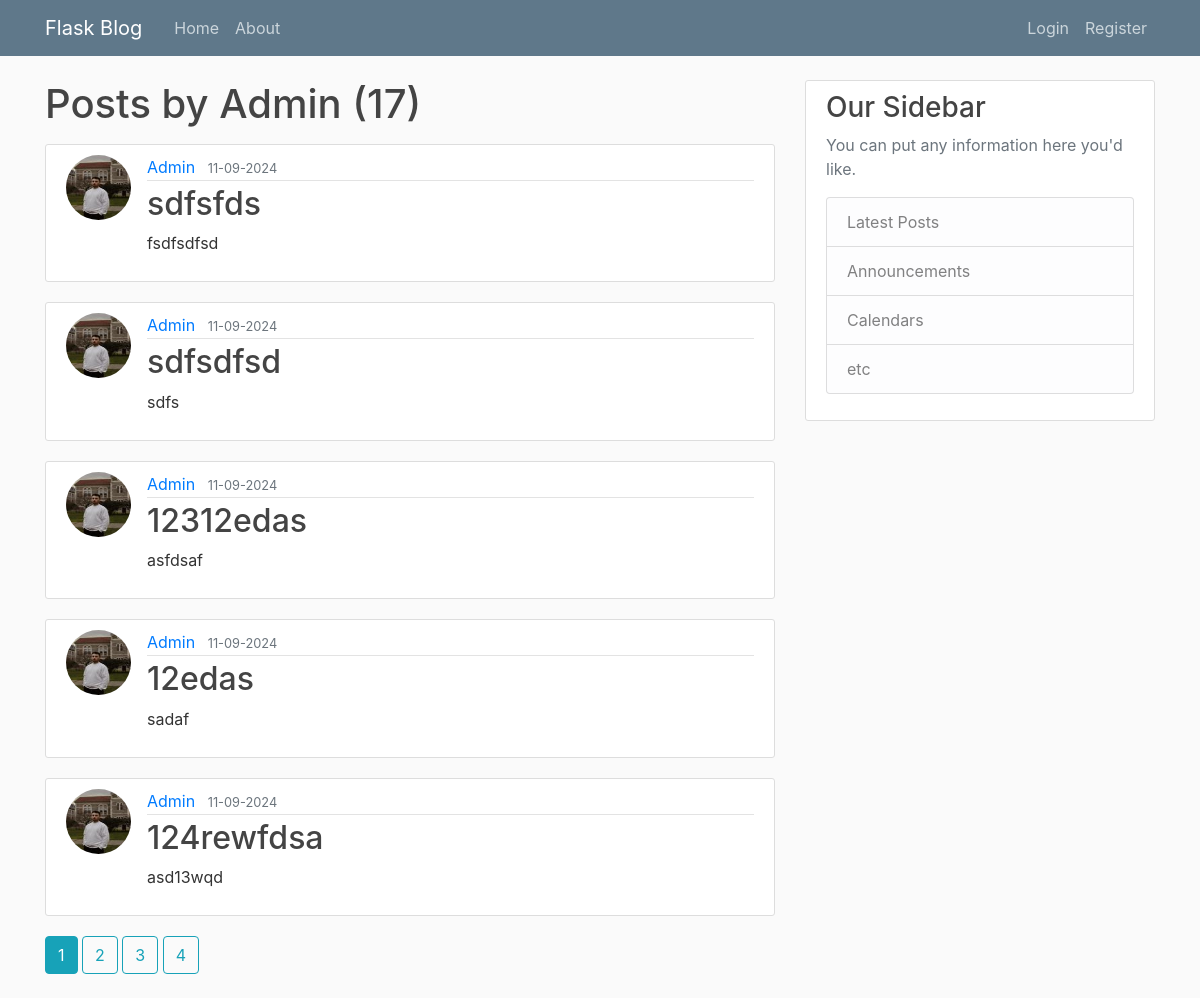
Before: /user/Admin with the older database file.
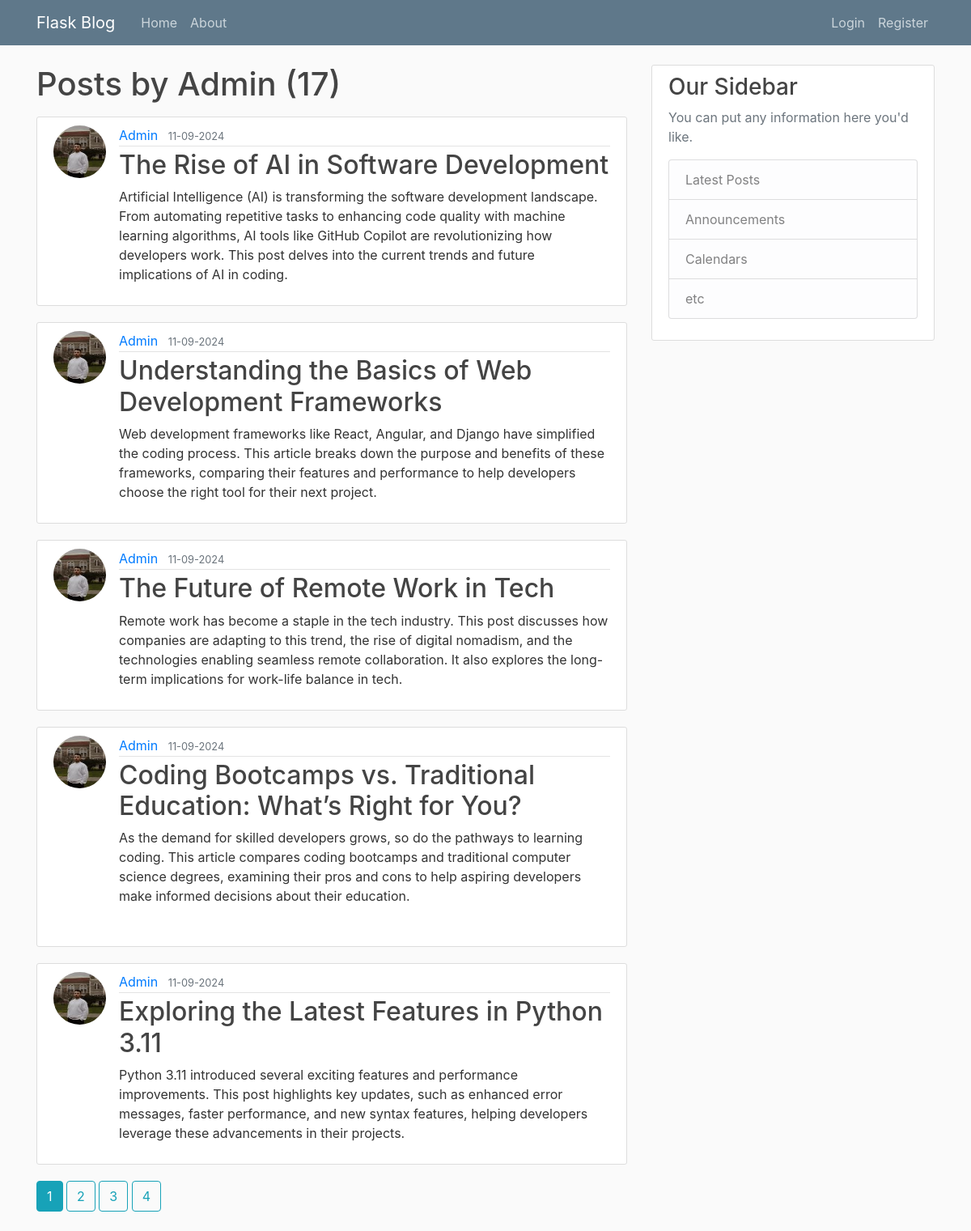
After: the same page with the newer database file.
### flask_blog/models.py (models this page shows, shortened)
class User(db.Model, UserMixin):
    id = db.Column(db.Integer, primary_key=True)
    username = db.Column(db.String(20), unique=True, nullable=False)
    email = db.Column(db.String(120), unique=True, nullable=False)
    image_file = db.Column(db.String(20), nullable=False, default='default.jpg')
    password = db.Column(db.String(60), nullable=False)
    posts = db.relationship('Post', backref='author', lazy=True)

class Post(db.Model):
    id = db.Column(db.Integer, primary_key=True)
    title = db.Column(db.String(100), nullable=False)
    date_posted = db.Column(db.DateTime, nullable=False, default=datetime.utcnow)
    content = db.Column(db.Text, nullable=False)
    user_id = db.Column(db.Integer, db.ForeignKey('user.id'), nullable=False)

### flask_blog/users/routes.py (the view)
@users.route("/user/<string:username>")
def user_posts(username):
    page = request.args.get('page', 1, type=int)
    user = User.query.filter_by(username=username).first_or_404()
    posts = Post.query.filter_by(author=user)\
        .order_by(Post.date_posted.desc())\
        .paginate(page=page, per_page=5)
    return render_template('user_posts.html', posts=posts, user=user)

### flask_blog/templates/user_posts.html
{% extends "layout.html" %}
{% block content %}
    <h1 class="mb-3">Posts by {{ user.username }} ({{ posts.total }})</h1>
    {% for post in posts.items %}
        <article class="media content-section">
            <img class="rounded-circle article-img" src="{{ url_for('static', filename='profile_pics/' + post.author.image_file) }}">
            <div class="media-body">
            <div class="article-metadata">
                <a class="mr-2" href="{{ url_for('users.user_posts', username=post.author.username) }}">{{ post.author.username }}</a>
                <small class="text-muted">{{ post.date_posted.strftime('%d-%m-%Y') }}</small>
            </div>
            <h2><a class="article-title" href="{{ url_for('posts.post', post_id=post.id) }}">{{ post.title }}</a></h2>
            <p class="article-content">{{ post.content }}</p>
            </div>
        </article>
    {% endfor %}
    {% for page_num in posts.iter_pages(left_edge=1, right_edge=1, left_current=1, right_current=2) %}
    {% if page_num %}
        {% if posts.page == page_num %}
            <a class="btn btn-info mb-4" href="{{ url_for('users.user_posts', username=user.username, page=page_num) }}">{{ page_num }}</a>
        {% else %}
            <a class="btn btn-outline-info mb-4" href="{{ url_for('users.user_posts', username=user.username, page=page_num) }}">{{ page_num }}</a>
        {% endif %}
    {% else %}
        ...
    {% endif %}
    {% endfor %}
{% endblock content %}

### flask_blog/templates/layout.html (shortened to what this page needs)
<!DOCTYPE html>
<html lang="en">
<head>
    <link rel="stylesheet" href="https://maxcdn.bootstrapcdn.com/bootstrap/4.0.0/css/bootstrap.min.css">
    <link rel="stylesheet" type="text/css" href="{{ url_for('static', filename='main.css') }}">
</head>
<body>
    <body>
        <header class="site-header">
          <nav class="navbar navbar-expand-md navbar-dark bg-steel fixed-top">
            <div class="container">
              <a class="navbar-brand mr-4" href="/">Flask Blog</a>
              <div class="collapse navbar-collapse" id="navbarToggle">
                <div class="navbar-nav mr-auto">
                  <a class="nav-item nav-link" href="{{ url_for('main.home') }}">Home</a>
                  <a class="nav-item nav-link" href="{{ url_for('main.about') }}">About</a>
                </div>
                <div class="navbar-nav">
                  {% if current_user.is_authenticated %}
                  <a class="nav-item nav-link" href="{{ url_for('posts.new_post') }}">New Post</a>
                  <a class="nav-item nav-link" href="{{ url_for('users.account') }}">Account</a>
                  <a class="nav-item nav-link" href="{{ url_for('users.logout') }}">Logout</a>
                  {% else %}
                    <a class="nav-item nav-link" href="{{ url_for('users.login') }}">Login</a>
                    <a class="nav-item nav-link" href="{{ url_for('users.register') }}">Register</a>
                  {% endif %}
                </div>
              </div>
            </div>
          </nav>
        </header>
        <main role="main" class="container">
          <div class="row">
            <div class="col-md-8">
              {% block content %}{% endblock %}
            </div>
            <div class="col-md-4">
              <div class="content-section">
                <h3>Our Sidebar</h3>
                <p class='text-muted'>You can put any information here you'd like.
                  <ul class="list-group">
                    <li class="list-group-item list-group-item-light">Latest Posts</li>
                    <li class="list-group-item list-group-item-light">Announcements</li>
                    <li class="list-group-item list-group-item-light">Calendars</li>
                    <li class="list-group-item list-group-item-light">etc</li>
                  </ul>
                </p>
              </div>
            </div>
          </div>
        </main>
</body>
</html>

### flask_blog/static/main.css (style rules this page uses)
body { background: #fafafa; color: #333333; margin-top: 5rem; }
h1, h2, h3, h4, h5, h6 { color: #444444; }
.bg-steel { background-color: #5f788a; }
.site-header .navbar-nav .nav-link { color: #cbd5db; }
.content-section { background: #ffffff; padding: 10px 20px; border: 1px solid #dddddd; border-radius: 3px; margin-bottom: 20px; }
.article-title { color: #444444; }
.article-content { white-space: pre-line; }
.article-img { height: 65px; width: 65px; margin-right: 16px; }
.article-metadata { padding-bottom: 1px; margin-bottom: 4px; border-bottom: 1px solid #e3e3e3 }

Changed rows visible on the page:
changed Post: title "sdfsfds" → "The Rise of AI in Software Development"; content "fsdfsdfsd" → "Artificial Intelligence (AI) is transforming the software development landscape. From automating repetitive tasks to enhancing code quality with machine learning algorithms, AI tools like GitHub Copilot are revolutionizing how developers work. This post delves into the current trends and future implications of AI in coding."
changed Post: title "sdfsdfsd" → "Understanding the Basics of Web Development Frameworks"; content "sdfs" → "Web development frameworks like React, Angular, and Django have simplified the coding process. This article breaks down the purpose and benefits of these frameworks, comparing their features and performance to help developers choose the right tool for their next project."
changed Post: title "12312edas" → "The Future of Remote Work in Tech"; content "asfdsaf" → "Remote work has become a staple in the tech industry. This post discusses how companies are adapting to this trend, the rise of digital nomadism, and the technologies enabling seamless remote collaboration. It also explores the long-term implications for work-life balance in tech."
changed Post: title "12edas" → "Coding Bootcamps vs. Traditional Education: What’s Right for You?"; content "sadaf" → "As the demand for skilled developers grows, so do the pathways to learning coding. This article compares coding bootcamps and traditional computer science degrees, examining their pros and cons to help aspiring developers make informed decisions about their education."
changed Post: title "124rewfdsa" → "Exploring the Latest Features in Python 3.11"; content "asd13wqd" → "Python 3.11 introduced several exciting features and performance improvements. This post highlights key updates, such as enhanced error messages, faster performance, and new syntax features, helping developers leverage these advancements in their projects."
